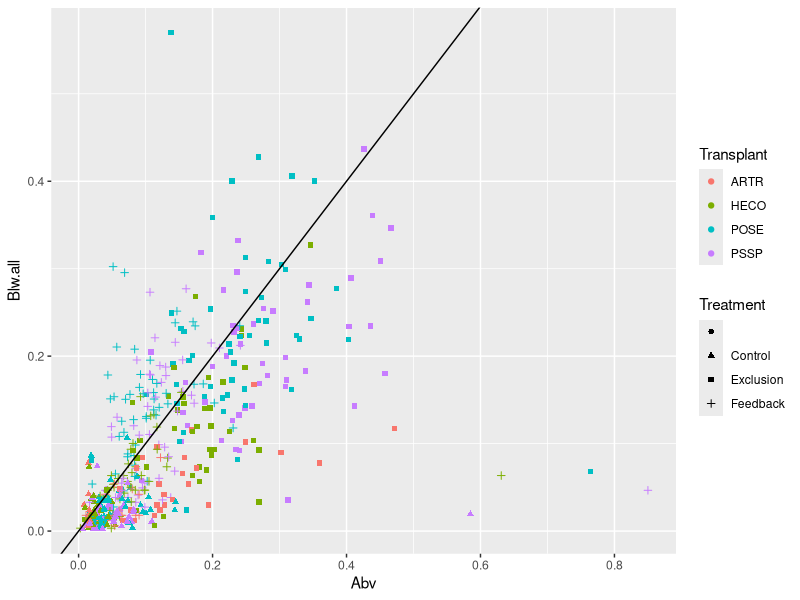
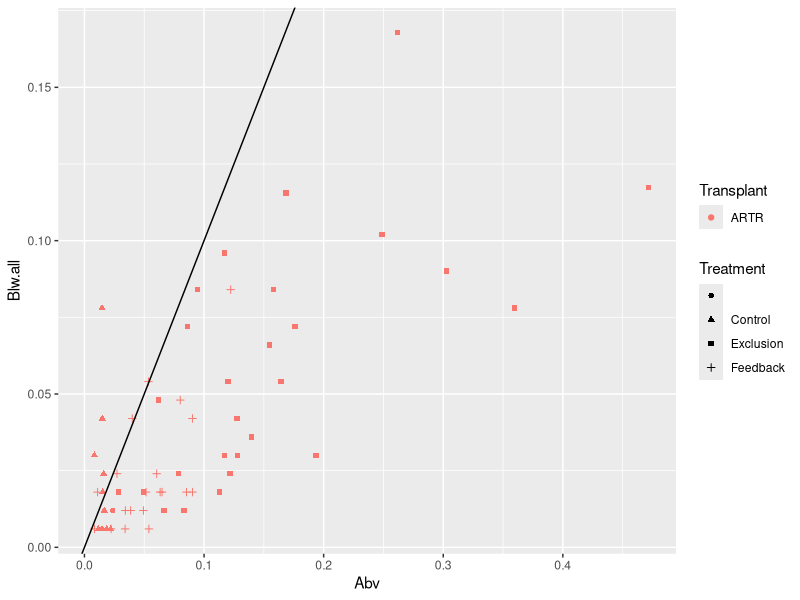
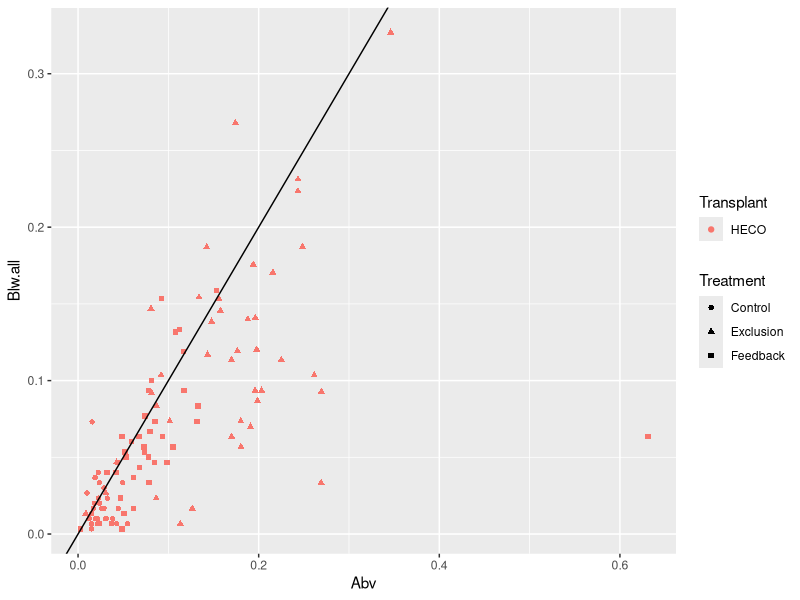
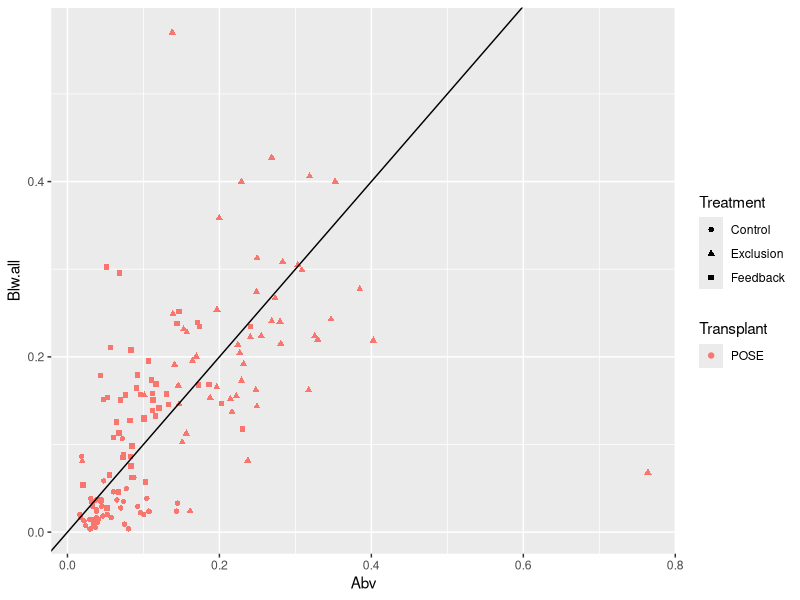
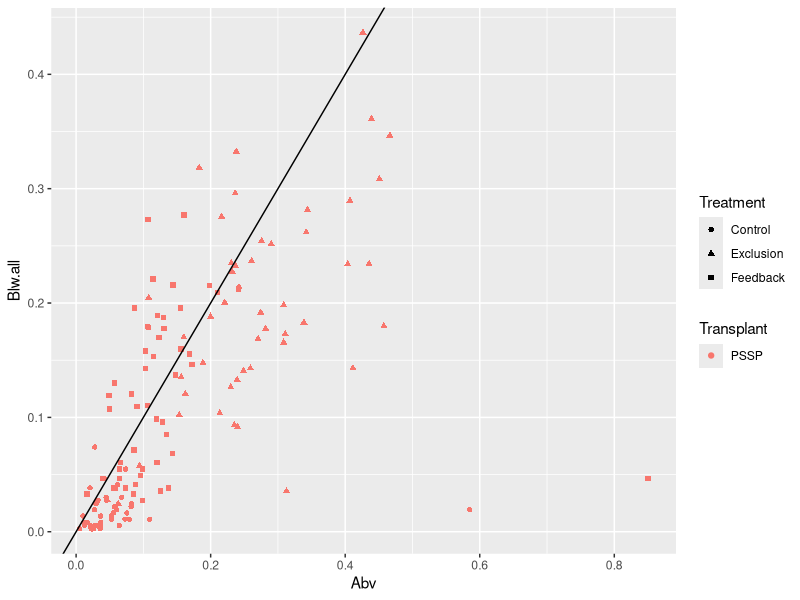
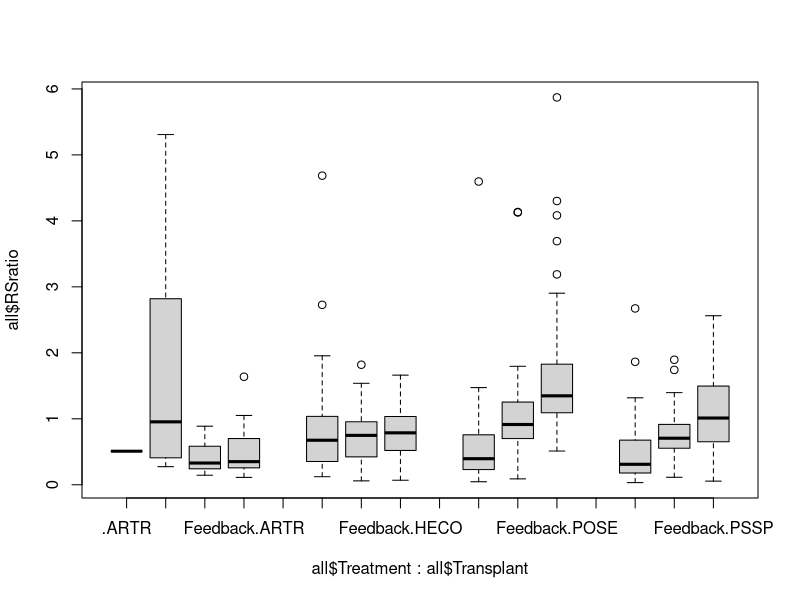
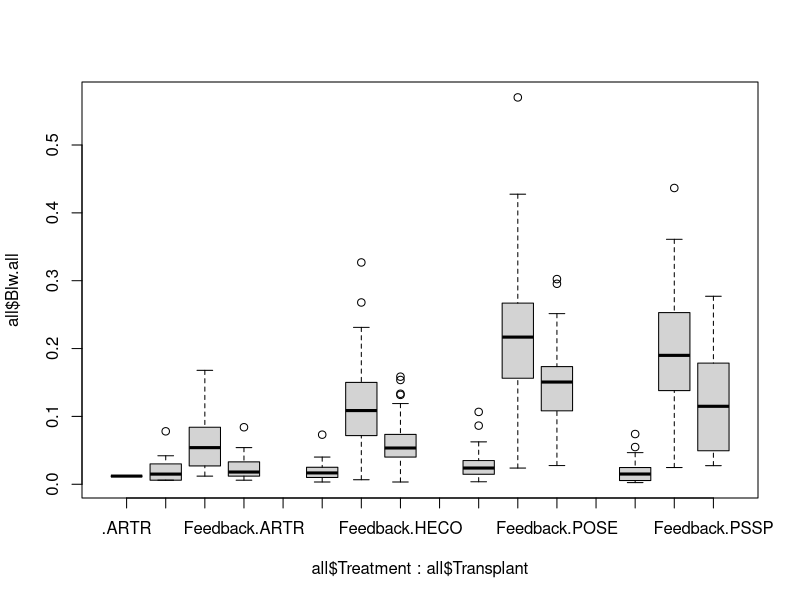
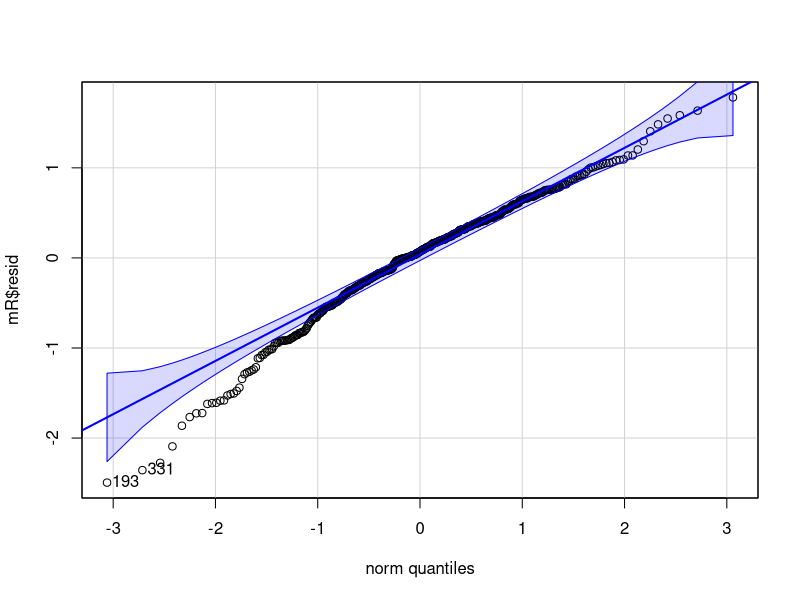

Write R code to recreate these figures, in order.
#Examining relationships between shoot and root biomass#
#From 2018 field harvest data                          #
#AC 19 Jun 2019                                        #

setwd("C:/Users/A02268715/Box Sync/PSFcoexist/R/PSFcoexist")

library(ggplot2)
library(car)

all<-read.csv("./data/Transplant data clean 190102.csv")

#Data visualization------------------------------------
#Everything together
ggplot(data=all)+
  geom_point(aes(x=Abv,y=Blw.all,color=Transplant,shape=Treatment))+
  geom_abline(slope=1,intercept=0)
#A few outliers with high shoot low root, but not any particular species or treatment

#ARTR only
ggplot(data=subset(all,Transplant=="ARTR"))+
  geom_point(aes(x=Abv,y=Blw.all,color=Transplant,shape=Treatment))+
  geom_abline(slope=1,intercept=0)

#HECO only
ggplot(data=subset(all,Transplant=="HECO"))+
  geom_point(aes(x=Abv,y=Blw.all,color=Transplant,shape=Treatment))+
  geom_abline(slope=1,intercept=0)

#POSE only
ggplot(data=subset(all,Transplant=="POSE"))+
  geom_point(aes(x=Abv,y=Blw.all,color=Transplant,shape=Treatment))+
  geom_abline(slope=1,intercept=0)

#PSSP only
ggplot(data=subset(all,Transplant=="PSSP"))+
  geom_point(aes(x=Abv,y=Blw.all,color=Transplant,shape=Treatment))+
  geom_abline(slope=1,intercept=0)

#Root:shoot
all$RSratio<-all$Blw.all/all$Abv
boxplot(all$RSratio~all$Treatment*all$Transplant)#for POSE and PSSP Feedback has the highest root:shoot

#Just root
boxplot(all$Blw.all~all$Treatment*all$Transplant)

#Prelim stats-----------------------------
clean<-subset(all,Treatment!="")

mR<-lm(log(Blw.all)~Abv*Treatment*Transplant,data=clean)
qqPlot(mR$resid)#better
drop1(mR,~.,test="F")#all sig

mRS<-lm(log(RSratio)~Treatment*Transplant,data=clean)
qqPlot(mRS$resid)#better
drop1(mRS,~.,test="F")#all sig

#Just ARTR
ARTR<-subset(clean,Transplant=="ARTR")
m.artr1<-lm(Blw.all~Treatment*DonorSpp,data=ARTR)
qqPlot(m.artr1$resid)
drop1(m.artr1,~.,test="F")#no sig effects

#Just HECO
HECO<-subset(clean,Transplant=="HECO")
m.heco1<-lm(Blw.all~Treatment*DonorSpp,data=HECO)
qqPlot(m.heco1$resid)#not great
drop1(m.heco1,~.,test="F")#treatment effects

#Just PSSP
PSSP<-subset(clean,Transplant=="PSSP")
m.pssp1<-lm(Blw.all~Treatment*DonorSpp,data=PSSP)
qqPlot(m.pssp1$resid)#fine
drop1(m.pssp1,~.,test="F")#treatment effects

#Just POSE
POSE<-subset(clean,Transplant=="POSE")
m.pose1<-lm(Blw.all~Treatment*DonorSpp,data=POSE)
qqPlot(m.pose1$resid)#not great
drop1(m.pose1,~.,test="F")#treatment effects
